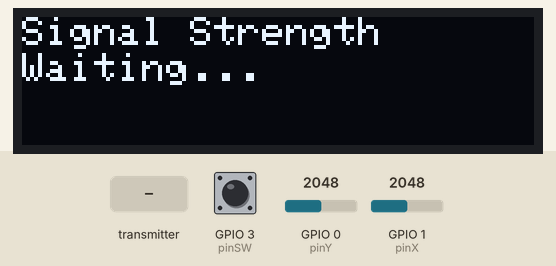
Simulated run of this sketch. Board: ESP32. Parts: 128×32 one-colour display. The inputs (shaded band) are chosen by the test bench; at power-on: GPIO 0 (pinY) = 2048, GPIO 1 (pinX) = 2048, GPIO 3 (pinSW) LOW.

Above: at 1.2 s.
1.3 s: the transmitter starts sending RSSI = 0
At 1.8 s:
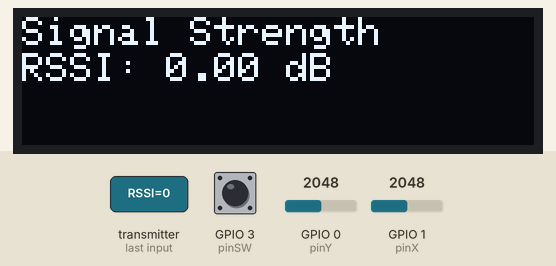
3.0 s: the transmitter starts sending obstacle = 1
At 4.3 s:
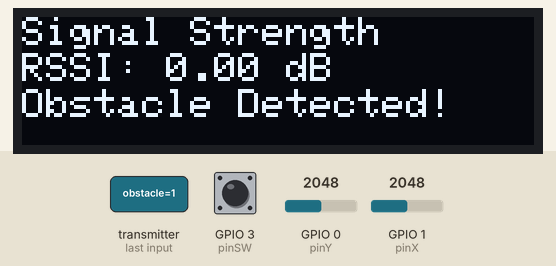
4.6 s: the transmitter starts sending RSSI = 25
At 5.9 s:
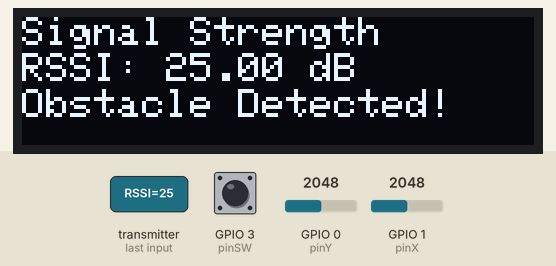
6.2 s: the transmitter starts sending obstacle = 0
At 7.4 s:
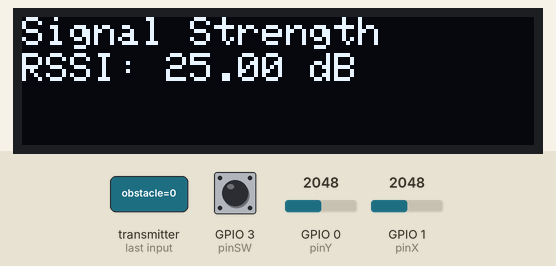
7.7 s: the transmitter starts sending RSSI = 50
At 8.9 s:
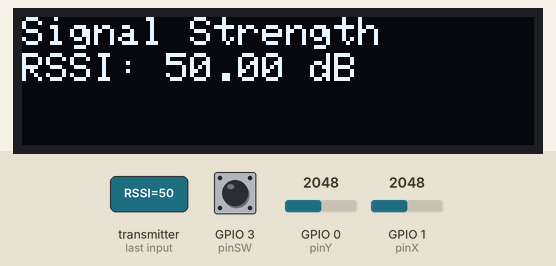
Timing chart, 0 to 10.3 s (numbered marks = the images above; inputs shaded):
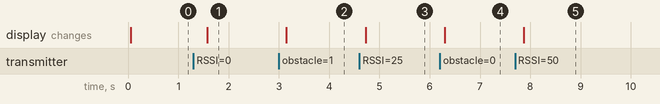

The sketch:

Transmitter.ino
```cpp
#include <esp_now.h>
#include <WiFi.h>
#include <pins_arduino.h>
#include <Wire.h>
#include <Adafruit_GFX.h>
#include <Adafruit_SSD1306.h>

/**************** OLED Parameters ****************/
#define SCREEN_WIDTH 128
#define SCREEN_HEIGHT 32    // 128x32 display
#define OLED_RESET    -1    // No reset pin
#define SCREEN_ADDRESS 0x3C // I2C Address of screen

// Initialize screen using Adafruit library
Adafruit_SSD1306 display(SCREEN_WIDTH, SCREEN_HEIGHT, &Wire, OLED_RESET);


/**************** Define Variables ****************/
// Telemetry variables
float currentRSSI = -1; // -1 means no data received yet
bool currentObstacle = false; // No obstacle yet

// Pins for Joystick
const int pinX = 1;     // X-axis connected to analog pin
const int pinY = 0;     // Y-axis connected to analog pin
const int pinSW = 3;    // Switch (button)
bool sysOn = false;

//Display timer
unsigned long lastDisplayUpdate = 0;


/**************** Data packet structures ****************/
// Note: Must match the transmitter's struct exactly

// Data packet for direction and sysOn (transmitter -> car)
typedef struct {
  int x;
  int y;
  bool sysOn;
} DataPacket;

// Data packet for RSSI (signal strength) and obstacle recognition (car -> transmitter)
typedef struct {
  float RSSI;
  bool obstacle;
} TelemetryPacket;

DataPacket myData; //Create DataPacket for transmitted data

// Info for communication with car
uint8_t receiverMAC[] = {0x9C, 0x9E, 0x6E, 0x06, 0xE9, 0x34}; //MAC address of car ESP32(uint8_t stands for unsigned 8 bits integer)
esp_now_peer_info_t peerInfo; //Declare peer info structure (pre-defined structure to store information of the transmitter)


/**************** onReceive Function (Function that executes when data is received) ****************/
void onReceive(const esp_now_recv_info_t *info, const uint8_t *data, int len) {
  /*
  Note: This function is managed by the esp_now.h library under a callback on the setup function,
  so the arguments are managed by it. These arguments are a structure with info of the transmitter (info),
  the received data (data), and the length of it (len).
  */

  TelemetryPacket telemetry; //Initialize telemetry structure

  // Copy the received data into memory address of telemetry
  memcpy(&telemetry, data, sizeof(telemetry));

  // Store RSSI and obstacle in global variables
  currentRSSI = telemetry.RSSI;
  currentObstacle = telemetry.obstacle;
}


/**************** Setup Function ****************/
void setup() {
  Serial.begin(9600);           // Start serial communication
  pinMode(pinSW, INPUT);


  /**************** OLED Initialization ****************/
  /*
  The I2C communication protocol is used to communicate with the OLED screen,
  so in order to use it, the protocol is initialized with Wire.begin(), where
  the first argument is the SDA pin and the seconds is the SCL pin.
  */
  Wire.begin(4,5);

  /*
  Initialize the screen communication with display.begin(), where first argument
  is the screen type and second argument is the address. If it doesn't return true,
  the initialization failed and the program is halted.
  */
  if (!display.begin(SSD1306_SWITCHCAPVCC, SCREEN_ADDRESS)) {
    Serial.println("SSD1306 init failed");
    while (true); // Halt if display not found
  }

  // Clear display using function clearDisplay()
  display.clearDisplay();

  // Refresh screen using display() function
  display.display();

  // Use user-defined function to update screen
  updateDisplay(); // Show "Waiting..." on startup


  /**************** Communication Setup ****************/
  /*
  Note: The ESP-NOW Protocol uses the wifi infrastructure of the board to communicate,
  so it is necessary to set the wifi connection mode the board will be using. ESP-NOW
  works with the Sation (STA) mode, so the following line established that mode.
  */
  WiFi.mode(WIFI_STA);


  //esp_now_init() returns a confirmation value for the initialization of the ESP-NOW protocol.
  //If it hasn't been initialized (!= ESP_OK), print fail status (For debugging)
  if (esp_now_init() != ESP_OK) {
    Serial.println("ESP-NOW init failed");
    return; //Ends the setup() function execution
  }

  //Setup the callback function when data is received. (Function that executes when data is received)
  esp_now_register_recv_cb(onReceive);


  // Register car as a peer so data can be sent to it
  memcpy(peerInfo.peer_addr, receiverMAC, 6); // Copy transmitterMAC into peer_addr pointer
  peerInfo.channel = 0;  // Set communication channel (0 for simplicity, but subject to change if interference exists)
  peerInfo.encrypt = false; // Set encryption key (false since encryption is not needed)

  // esp_now_add_peer() adds a peer and takes as argument the address to the peer info structure
  // If added succesfully, returns ESP_OK, if not, print debugging message
  if (esp_now_add_peer(&peerInfo) != ESP_OK) {
    Serial.println("Failed to add peer");
    return;
  }
}

/**************** updateDisplay() function ****************/
void updateDisplay() {
  display.clearDisplay(); // Clears the display
  display.setTextSize(1); // Sets the size of the text to 1pt
  display.setTextColor(SSD1306_WHITE); //Sets the color of the text to white

  display.setCursor(0, 0); //Sets cursor in (0,0) position
  display.print("Signal Strength"); //Print "Signal Strength"

  display.setCursor(0, 9); //Sets cursons in (0,9) position
  if (currentRSSI == -1) { //If RSSI is -1, telemetry has not been received yet
    display.print("Waiting..."); //Display Waiting...
  } else {
    // Print RSSI
    display.print("RSSI: ");
    display.print(currentRSSI, 2); // 2 decimal places
    display.print(" dB");

    // If there's currentObstacle is true, print "Obstacle Detected"
    if(currentObstacle){
      display.setCursor(0, 18);
      display.print("Obstacle Detected!");
    }
    // Else, don't print anything
    else{
      display.setCursor(0, 18);
      display.print("");
    }
  }

  // Refresh display
  display.display();
}

void loop() {
  // Read analog values of joystick (0–4095)
  int xValue = analogRead(pinX);
  int yValue = analogRead(pinY);

  // Read button state
  bool buttonPressed = digitalRead(pinSW);

  // If pressed, run toggle()
  if(buttonPressed){
      //Declare last pressed time and current pressed time
      static unsigned long lastPressed = 0;
      unsigned long pressedTime = millis();

      // If last time - current time > 200
      if (pressedTime - lastPressed > 200) { // prevents bouncing button
        sysOn = !sysOn;
      }
      lastPressed = pressedTime;// Store current time
  }

  // Assign x and y values to data structure (the data packet that will be sent)
  myData.x = xValue;
  myData.y = yValue;
  myData.sysOn = sysOn;

  //esp_now_send() sends the data packet.
  //First argument: mac address of receiver
  //Second argument: data to be sent. (uint8_t *) forces the cast of that data in the address as a 8 bit unsigned integer
  //Third argument: size of the data
  esp_now_send(receiverMAC, (uint8_t *)&myData, sizeof(myData));

  // Update the OLED display every 300 milliseconds
  if (millis() - lastDisplayUpdate > 300) {
    updateDisplay();
    lastDisplayUpdate = millis();
  }

  delay(5);
}
```

Measured:
- after the input at 1.3 s, the display: changes after 0.27 s (image 1)
- after the input at 3.0 s, the display: changes after 0.15 s (image 2)
- after the input at 4.6 s, the display: changes after 0.12 s (image 3)
- after the input at 6.2 s, the display: changes after 0.10 s (image 4)
- after the input at 7.7 s, the display: changes after 0.17 s (image 5)
